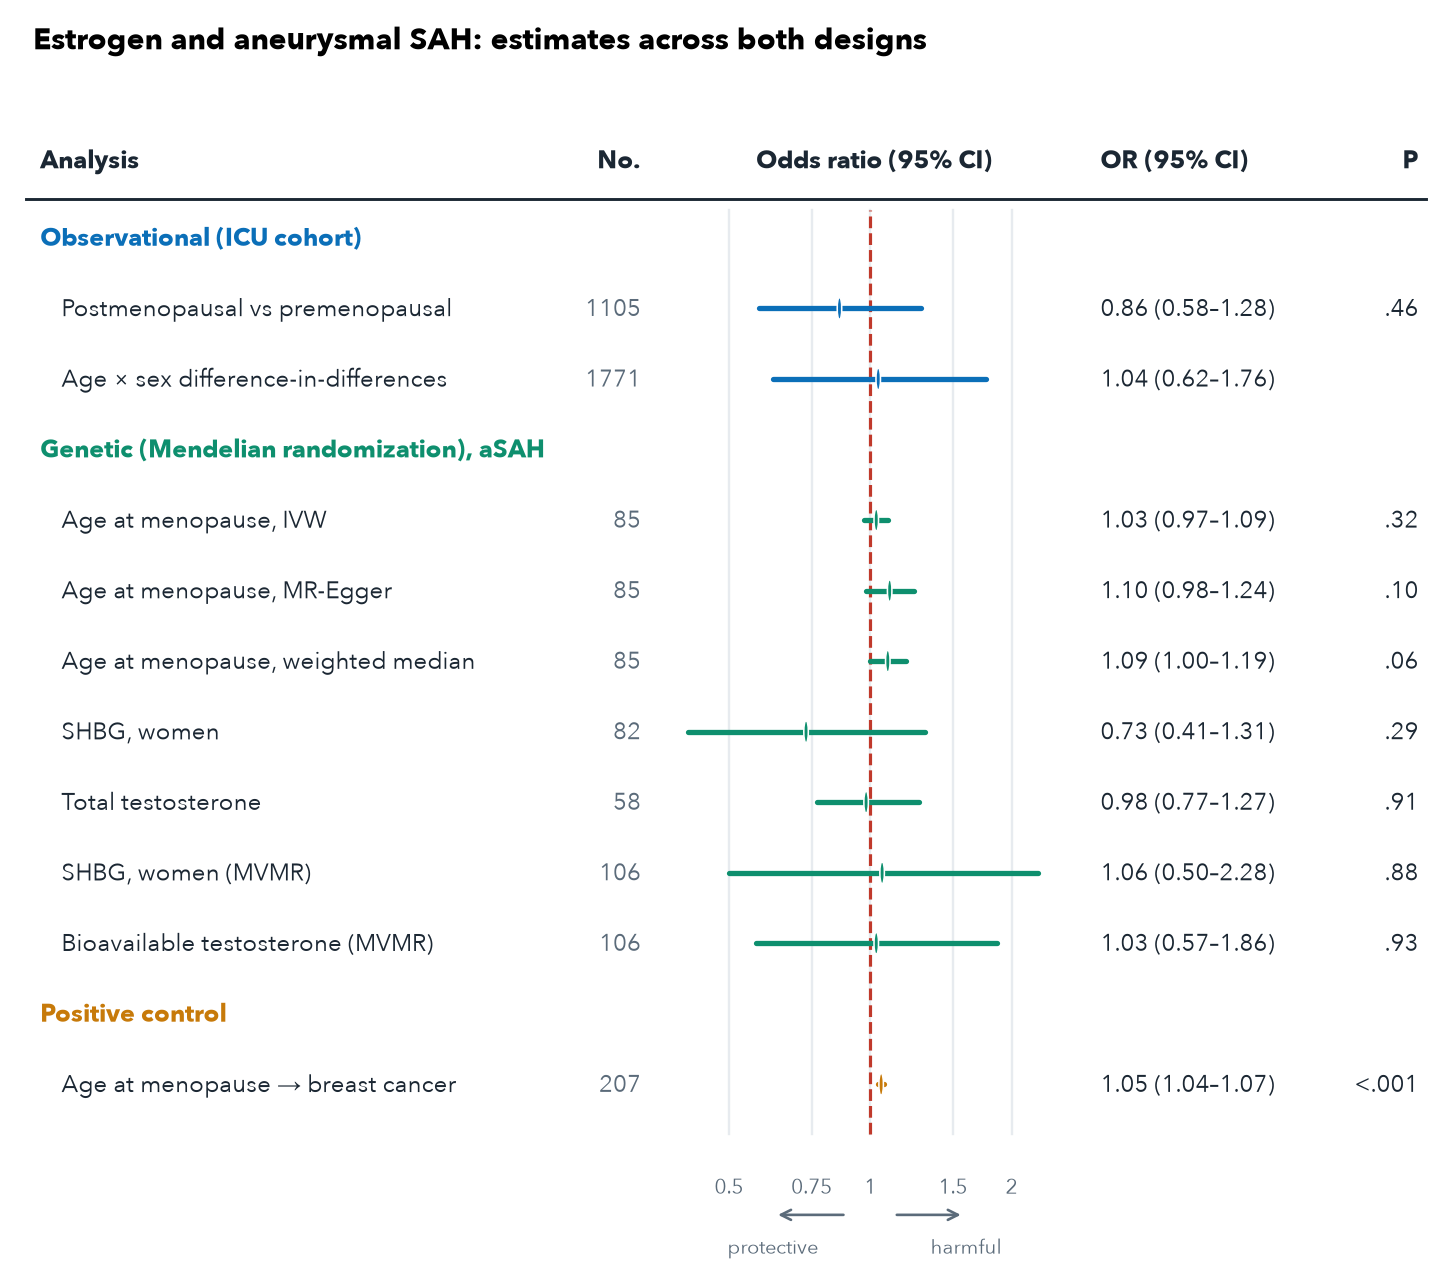

Recreate this plot in Python.
"""Figure 3. Results table with an embedded forest plot (JAMA/NEJM style).

A single figure laid out as a table: text columns on the left and right, a central
forest column on a shared log-odds-ratio axis with a reference line at OR = 1.
Rows are grouped by design. Values are the final estimates from both arms.
"""
import matplotlib
matplotlib.use("Agg")
import numpy as np
import matplotlib.pyplot as plt
from matplotlib.patches import Circle

plt.rcParams.update({"font.family": ["Avenir Next", "Arial"], "font.size": 9.5})
INK = "#1b2733"; MUTE = "#5b6b7a"; RED = "#c0392b"; GRID = "#e7ebef"
BLUE = "#0B6FB8"; GREEN = "#0E8F6E"; ORANGE = "#C77A0A"

# section, label, N text, OR, lo, hi, P text, colour
ROWS = [
    ("H", "Observational (ICU cohort)", "", None, None, None, "", BLUE),
    ("R", "Postmenopausal vs premenopausal", "1105", 0.86, 0.58, 1.28, ".46", BLUE),
    ("R", "Age × sex difference-in-differences", "1771", 1.04, 0.62, 1.76, "", BLUE),
    ("H", "Genetic (Mendelian randomization), aSAH", "", None, None, None, "", GREEN),
    ("R", "Age at menopause, IVW", "85", 1.03, 0.97, 1.09, ".32", GREEN),
    ("R", "Age at menopause, MR-Egger", "85", 1.10, 0.98, 1.24, ".10", GREEN),
    ("R", "Age at menopause, weighted median", "85", 1.09, 1.00, 1.19, ".06", GREEN),
    ("R", "SHBG, women", "82", 0.73, 0.41, 1.31, ".29", GREEN),
    ("R", "Total testosterone", "58", 0.98, 0.77, 1.27, ".91", GREEN),
    ("R", "SHBG, women (MVMR)", "106", 1.06, 0.50, 2.28, ".88", GREEN),
    ("R", "Bioavailable testosterone (MVMR)", "106", 1.03, 0.57, 1.86, ".93", GREEN),
    ("H", "Positive control", "", None, None, None, "", ORANGE),
    ("R", "Age at menopause → breast cancer", "207", 1.055, 1.041, 1.069, "<.001", ORANGE),
]

# column x-positions (0-100) and forest axis
X_LBL, X_N = 1.5, 44
FX_L, FX_R = 47, 74          # forest column pixels
OR_LO, OR_HI = 0.4, 2.6
X_CI, X_P = 76.5, 99
TICKS = [0.5, 0.75, 1.0, 1.5, 2.0]

def fx(orr):
    return FX_L + (np.log(orr) - np.log(OR_LO)) / (np.log(OR_HI) - np.log(OR_LO)) * (FX_R - FX_L)

n = len(ROWS)
fig, ax = plt.subplots(figsize=(9.6, 0.5 * n + 1.6))
ax.axis("off"); ax.set_xlim(0, 100)
top = n + 1.2
ax.set_ylim(-1.4, top + 1.2)

# column headers
hy = top
for x, t, ha in [(X_LBL, "Analysis", "left"), (X_N, "No.", "right"),
                 (X_CI, "OR (95% CI)", "left"), (X_P, "P", "right")]:
    ax.text(x, hy, t, ha=ha, va="center", fontsize=9.5, fontweight="bold", color=INK)
ax.text((FX_L + FX_R) / 2, hy, "Odds ratio (95% CI)", ha="center", va="center",
        fontsize=9.5, fontweight="bold", color=INK)
ax.plot([0.5, 99.5], [hy - 0.55, hy - 0.55], color=INK, lw=1.1)

# forest gridlines + reference line spanning data rows
y_bottom = 0.4
for orr in TICKS:
    ax.plot([fx(orr), fx(orr)], [y_bottom, hy - 0.7], color=GRID, lw=0.9, zorder=0)
ax.plot([fx(1.0), fx(1.0)], [y_bottom, hy - 0.7], color=RED, ls="--", lw=1.2, zorder=1)

# rows
y = top - 1.1
for kind, label, ntxt, orr, lo, hi, ptxt, c in ROWS:
    if kind == "H":
        ax.text(X_LBL, y, label, ha="left", va="center", fontsize=9.4,
                fontweight="bold", color=c)
    else:
        ax.text(X_LBL + 1.5, y, label, ha="left", va="center", fontsize=9.2, color=INK)
        ax.text(X_N, y, ntxt, ha="right", va="center", fontsize=9.0, color=MUTE)
        ax.plot([fx(lo), fx(hi)], [y, y], color=c, lw=2.0, solid_capstyle="round", zorder=3)
        ax.add_patch(Circle((fx(orr), y), 0.16, facecolor=c, edgecolor="white", lw=0.6,
                            zorder=4, transform=ax.transData))
        ax.text(X_CI, y, f"{orr:.2f} ({lo:.2f}–{hi:.2f})", ha="left", va="center",
                fontsize=9.0, color=INK)
        ax.text(X_P, y, ptxt, ha="right", va="center", fontsize=9.0, color=INK)
    y -= 1.0

# forest axis ticks
for orr in TICKS:
    ax.text(fx(orr), y_bottom - 0.55, f"{orr:g}", ha="center", va="top", fontsize=8, color=MUTE)
ax.annotate("", xy=(fx(0.62), y_bottom - 1.15), xytext=(fx(0.9), y_bottom - 1.15),
            arrowprops=dict(arrowstyle="->", color=MUTE, lw=1))
ax.annotate("", xy=(fx(1.6), y_bottom - 1.15), xytext=(fx(1.11), y_bottom - 1.15),
            arrowprops=dict(arrowstyle="->", color=MUTE, lw=1))
ax.text(fx(0.62), y_bottom - 1.7, "protective", ha="center", fontsize=7.6, color=MUTE)
ax.text(fx(1.6), y_bottom - 1.7, "harmful", ha="center", fontsize=7.6, color=MUTE)

ax.set_title("Estrogen and aneurysmal SAH: estimates across both designs",
             fontsize=11.5, fontweight="bold", pad=10, loc="left", x=0.01)
fig.savefig("/Volumes/Niels 2/MIMIC/estrogen-asah-two-designs/figures/results_forest_table.png",
            dpi=190, bbox_inches="tight", facecolor="white")
print("saved")
